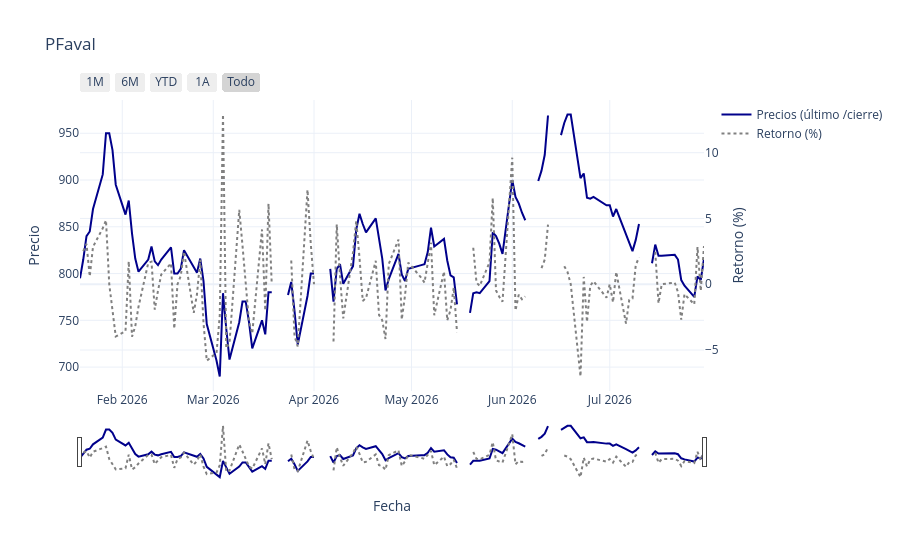

The notebook cell saved with this chart:
### Code cell
#static_plot(PFaval, "darkblue")
plotly_oneplot(PFaval, "Fecha", "Precios (último /cierre)", "PFaval", color_in="darkblue")

### Figure 1 — Plotly figure (JSON) as saved in the notebook; plotly's stock layout.template omitted (floating-point values rounded to 4 significant figures; data arrays with more than 128 entries replaced by an {"elided": "..."} marker saying what was removed)
{"data": [{"line": {"color": "darkblue"}, "mode": "lines", "name": "Precios (último /cierre)", "type": "scatter", "x": {"elided": "135 str values"}, "y": {"elided": "135 float values"}}, {"line": {"color": "gray", "dash": "dot"}, "name": "Retorno (%)", "type": "scatter", "x": {"elided": "135 str values"}, "y": {"elided": "135 float values"}, "yaxis": "y2"}], "layout": {"hovermode": "x unified", "title": {"text": "PFaval"}, "xaxis": {"rangeselector": {"buttons": [{"count": 1, "label": "1M", "step": "month", "stepmode": "backward"}, {"count": 6, "label": "6M", "step": "month", "stepmode": "backward"}, {"count": 1, "label": "YTD", "step": "year", "stepmode": "todate"}, {"count": 1, "label": "1A", "step": "year", "stepmode": "backward"}, {"label": "Todo", "step": "all"}]}, "rangeslider": {"visible": true}, "title": {"text": "Fecha"}, "type": "date"}, "yaxis": {"title": {"text": "Precio"}}, "yaxis2": {"overlaying": "y", "side": "right", "title": {"text": "Retorno (%)"}, "zeroline": true}}}
